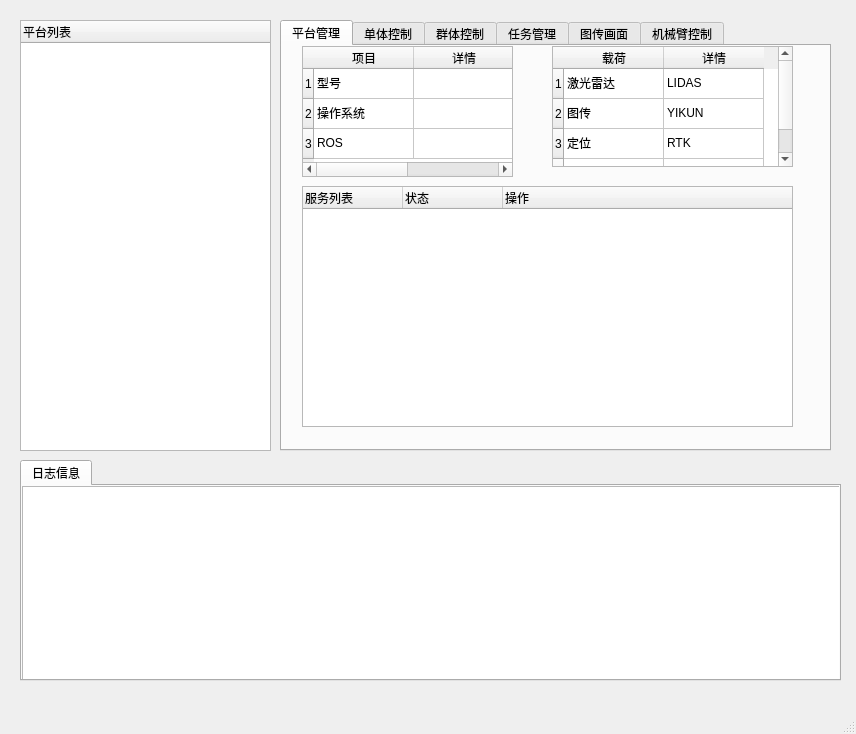
<?xml version="1.0" encoding="UTF-8"?>
<ui version="4.0">
 <class>MainWindow</class>
 <widget class="QMainWindow" name="MainWindow">
  <property name="geometry">
   <rect>
    <x>0</x>
    <y>0</y>
    <width>856</width>
    <height>734</height>
   </rect>
  </property>
  <property name="windowTitle">
   <string>MainWindow</string>
  </property>
  <widget class="QWidget" name="centralwidget">
   <widget class="QTreeWidget" name="robotlistTreeWidget">
    <property name="geometry">
     <rect>
      <x>20</x>
      <y>20</y>
      <width>251</width>
      <height>431</height>
     </rect>
    </property>
    <column>
     <property name="text">
      <string>平台列表</string>
     </property>
    </column>
   </widget>
   <widget class="QTabWidget" name="tabWidget">
    <property name="geometry">
     <rect>
      <x>280</x>
      <y>20</y>
      <width>551</width>
      <height>431</height>
     </rect>
    </property>
    <property name="currentIndex">
     <number>0</number>
    </property>
    <widget class="QWidget" name="platform">
     <attribute name="title">
      <string>平台管理</string>
     </attribute>
     <widget class="QTreeWidget" name="serviceTreeWidget">
      <property name="geometry">
       <rect>
        <x>20</x>
        <y>140</y>
        <width>491</width>
        <height>241</height>
       </rect>
      </property>
      <property name="sizePolicy">
       <sizepolicy hsizetype="Expanding" vsizetype="Expanding">
        <horstretch>0</horstretch>
        <verstretch>0</verstretch>
       </sizepolicy>
      </property>
      <property name="lineWidth">
       <number>1</number>
      </property>
      <column>
       <property name="text">
        <string>服务列表                                                              </string>
       </property>
      </column>
      <column>
       <property name="text">
        <string>状态</string>
       </property>
      </column>
      <column>
       <property name="text">
        <string>操作</string>
       </property>
      </column>
     </widget>
     <widget class="QTableWidget" name="configTableWidget">
      <property name="geometry">
       <rect>
        <x>20</x>
        <y>0</y>
        <width>211</width>
        <height>131</height>
       </rect>
      </property>
      <row>
       <property name="text">
        <string>1</string>
       </property>
      </row>
      <row>
       <property name="text">
        <string>2</string>
       </property>
      </row>
      <row>
       <property name="text">
        <string>3</string>
       </property>
      </row>
      <column>
       <property name="text">
        <string>项目</string>
       </property>
      </column>
      <column>
       <property name="text">
        <string>详情</string>
       </property>
      </column>
      <item row="0" column="0">
       <property name="text">
        <string>型号</string>
       </property>
      </item>
      <item row="0" column="1">
       <property name="text">
        <string/>
       </property>
      </item>
      <item row="1" column="0">
       <property name="text">
        <string>操作系统</string>
       </property>
      </item>
      <item row="1" column="1">
       <property name="text">
        <string/>
       </property>
      </item>
      <item row="2" column="0">
       <property name="text">
        <string>ROS</string>
       </property>
      </item>
      <item row="2" column="1">
       <property name="text">
        <string/>
       </property>
      </item>
     </widget>
     <widget class="QTableWidget" name="senserTableWidget">
      <property name="geometry">
       <rect>
        <x>270</x>
        <y>0</y>
        <width>241</width>
        <height>121</height>
       </rect>
      </property>
      <row>
       <property name="text">
        <string>1</string>
       </property>
      </row>
      <row>
       <property name="text">
        <string>2</string>
       </property>
      </row>
      <row>
       <property name="text">
        <string>3</string>
       </property>
      </row>
      <row>
       <property name="text">
        <string>4</string>
       </property>
      </row>
      <column>
       <property name="text">
        <string>载荷</string>
       </property>
      </column>
      <column>
       <property name="text">
        <string>详情</string>
       </property>
      </column>
      <item row="0" column="0">
       <property name="text">
        <string>激光雷达</string>
       </property>
      </item>
      <item row="0" column="1">
       <property name="text">
        <string>LIDAS</string>
       </property>
      </item>
      <item row="1" column="0">
       <property name="text">
        <string>图传</string>
       </property>
      </item>
      <item row="1" column="1">
       <property name="text">
        <string>YIKUN</string>
       </property>
      </item>
      <item row="2" column="0">
       <property name="text">
        <string>定位</string>
       </property>
      </item>
      <item row="2" column="1">
       <property name="text">
        <string>RTK</string>
       </property>
      </item>
     </widget>
    </widget>
    <widget class="QWidget" name="mission">
     <attribute name="title">
      <string>单体控制</string>
     </attribute>
     <widget class="QLabel" name="selectedRobotNmae">
      <property name="geometry">
       <rect>
        <x>10</x>
        <y>20</y>
        <width>111</width>
        <height>31</height>
       </rect>
      </property>
      <property name="font">
       <font>
        <pointsize>14</pointsize>
        <italic>true</italic>
       </font>
      </property>
      <property name="text">
       <string>选择设备名：</string>
      </property>
     </widget>
     <widget class="QLineEdit" name="robotnamelineEdit">
      <property name="geometry">
       <rect>
        <x>120</x>
        <y>20</y>
        <width>231</width>
        <height>31</height>
       </rect>
      </property>
      <property name="text">
       <string>Bulldog</string>
      </property>
      <property name="maxLength">
       <number>32761</number>
      </property>
      <property name="readOnly">
       <bool>false</bool>
      </property>
     </widget>
     <widget class="QPushButton" name="okButton">
      <property name="geometry">
       <rect>
        <x>120</x>
        <y>50</y>
        <width>101</width>
        <height>31</height>
       </rect>
      </property>
      <property name="text">
       <string>确认控制</string>
      </property>
     </widget>
     <widget class="QPushButton" name="cancelcontrolButton">
      <property name="geometry">
       <rect>
        <x>250</x>
        <y>50</y>
        <width>101</width>
        <height>31</height>
       </rect>
      </property>
      <property name="text">
       <string>取消控制</string>
      </property>
     </widget>
     <widget class="QPushButton" name="frontButton">
      <property name="geometry">
       <rect>
        <x>140</x>
        <y>130</y>
        <width>71</width>
        <height>61</height>
       </rect>
      </property>
      <property name="text">
       <string>前进</string>
      </property>
     </widget>
     <widget class="QPushButton" name="rightButton">
      <property name="geometry">
       <rect>
        <x>210</x>
        <y>190</y>
        <width>71</width>
        <height>61</height>
       </rect>
      </property>
      <property name="text">
       <string>右转</string>
      </property>
     </widget>
     <widget class="QPushButton" name="backButton">
      <property name="geometry">
       <rect>
        <x>140</x>
        <y>250</y>
        <width>71</width>
        <height>61</height>
       </rect>
      </property>
      <property name="text">
       <string>后退</string>
      </property>
     </widget>
     <widget class="QPushButton" name="leftButton">
      <property name="geometry">
       <rect>
        <x>70</x>
        <y>190</y>
        <width>71</width>
        <height>61</height>
       </rect>
      </property>
      <property name="text">
       <string>左转</string>
      </property>
     </widget>
     <widget class="QSlider" name="linearverticalSlider">
      <property name="geometry">
       <rect>
        <x>350</x>
        <y>120</y>
        <width>51</width>
        <height>221</height>
       </rect>
      </property>
      <property name="maximum">
       <number>70</number>
      </property>
      <property name="singleStep">
       <number>5</number>
      </property>
      <property name="sliderPosition">
       <number>30</number>
      </property>
      <property name="orientation">
       <enum>Qt::Vertical</enum>
      </property>
      <property name="tickPosition">
       <enum>QSlider::TicksBothSides</enum>
      </property>
      <property name="tickInterval">
       <number>2</number>
      </property>
     </widget>
     <widget class="QPushButton" name="linearplusButton">
      <property name="geometry">
       <rect>
        <x>320</x>
        <y>120</y>
        <width>31</width>
        <height>27</height>
       </rect>
      </property>
      <property name="text">
       <string>+</string>
      </property>
     </widget>
     <widget class="QPushButton" name="linearsubButton">
      <property name="geometry">
       <rect>
        <x>320</x>
        <y>310</y>
        <width>31</width>
        <height>27</height>
       </rect>
      </property>
      <property name="text">
       <string>-</string>
      </property>
     </widget>
     <widget class="QLabel" name="linarvelocitylabel">
      <property name="geometry">
       <rect>
        <x>350</x>
        <y>90</y>
        <width>67</width>
        <height>31</height>
       </rect>
      </property>
      <property name="text">
       <string>线速度</string>
      </property>
     </widget>
     <widget class="QLabel" name="linearshowlabel">
      <property name="geometry">
       <rect>
        <x>350</x>
        <y>350</y>
        <width>61</width>
        <height>31</height>
       </rect>
      </property>
      <property name="text">
       <string>１m/s</string>
      </property>
     </widget>
     <widget class="QLabel" name="angularlabel">
      <property name="geometry">
       <rect>
        <x>470</x>
        <y>90</y>
        <width>67</width>
        <height>31</height>
       </rect>
      </property>
      <property name="text">
       <string>角速度</string>
      </property>
     </widget>
     <widget class="QLabel" name="angularshowlabel">
      <property name="geometry">
       <rect>
        <x>460</x>
        <y>350</y>
        <width>71</width>
        <height>31</height>
       </rect>
      </property>
      <property name="text">
       <string>１rad/s</string>
      </property>
     </widget>
     <widget class="QPushButton" name="angularsubButton">
      <property name="geometry">
       <rect>
        <x>440</x>
        <y>310</y>
        <width>31</width>
        <height>27</height>
       </rect>
      </property>
      <property name="text">
       <string>-</string>
      </property>
     </widget>
     <widget class="QSlider" name="angularverticalSlider">
      <property name="geometry">
       <rect>
        <x>470</x>
        <y>120</y>
        <width>51</width>
        <height>221</height>
       </rect>
      </property>
      <property name="maximum">
       <number>70</number>
      </property>
      <property name="singleStep">
       <number>5</number>
      </property>
      <property name="sliderPosition">
       <number>30</number>
      </property>
      <property name="orientation">
       <enum>Qt::Vertical</enum>
      </property>
      <property name="tickPosition">
       <enum>QSlider::TicksBothSides</enum>
      </property>
      <property name="tickInterval">
       <number>2</number>
      </property>
     </widget>
     <widget class="QPushButton" name="angularplusButton">
      <property name="geometry">
       <rect>
        <x>440</x>
        <y>120</y>
        <width>31</width>
        <height>27</height>
       </rect>
      </property>
      <property name="text">
       <string>+</string>
      </property>
     </widget>
    </widget>
    <widget class="QWidget" name="tab">
     <attribute name="title">
      <string>群体控制</string>
     </attribute>
     <widget class="QLabel" name="label">
      <property name="geometry">
       <rect>
        <x>10</x>
        <y>10</y>
        <width>81</width>
        <height>61</height>
       </rect>
      </property>
      <property name="font">
       <font>
        <pointsize>14</pointsize>
       </font>
      </property>
      <property name="text">
       <string>设备列表</string>
      </property>
     </widget>
     <widget class="QPlainTextEdit" name="multirobotplainTextEdit">
      <property name="geometry">
       <rect>
        <x>100</x>
        <y>10</y>
        <width>391</width>
        <height>81</height>
       </rect>
      </property>
     </widget>
     <widget class="QPushButton" name="frontmultirobotButton">
      <property name="geometry">
       <rect>
        <x>240</x>
        <y>180</y>
        <width>71</width>
        <height>61</height>
       </rect>
      </property>
      <property name="text">
       <string>前进</string>
      </property>
     </widget>
     <widget class="QPushButton" name="rightmultirobotButton">
      <property name="geometry">
       <rect>
        <x>310</x>
        <y>240</y>
        <width>71</width>
        <height>61</height>
       </rect>
      </property>
      <property name="text">
       <string>右转</string>
      </property>
     </widget>
     <widget class="QPushButton" name="backmultirobotButton">
      <property name="geometry">
       <rect>
        <x>240</x>
        <y>300</y>
        <width>71</width>
        <height>61</height>
       </rect>
      </property>
      <property name="text">
       <string>后退</string>
      </property>
     </widget>
     <widget class="QPushButton" name="leftmultirobotButton">
      <property name="geometry">
       <rect>
        <x>170</x>
        <y>240</y>
        <width>71</width>
        <height>61</height>
       </rect>
      </property>
      <property name="text">
       <string>左转</string>
      </property>
     </widget>
     <widget class="QPushButton" name="linearmultirobotsubButton">
      <property name="geometry">
       <rect>
        <x>30</x>
        <y>330</y>
        <width>31</width>
        <height>27</height>
       </rect>
      </property>
      <property name="text">
       <string>-</string>
      </property>
     </widget>
     <widget class="QPushButton" name="linearmultirobotplusButton">
      <property name="geometry">
       <rect>
        <x>30</x>
        <y>140</y>
        <width>31</width>
        <height>27</height>
       </rect>
      </property>
      <property name="text">
       <string>+</string>
      </property>
     </widget>
     <widget class="QSlider" name="linearmultirobotverticalSlider">
      <property name="geometry">
       <rect>
        <x>60</x>
        <y>140</y>
        <width>51</width>
        <height>221</height>
       </rect>
      </property>
      <property name="maximum">
       <number>70</number>
      </property>
      <property name="singleStep">
       <number>5</number>
      </property>
      <property name="sliderPosition">
       <number>30</number>
      </property>
      <property name="orientation">
       <enum>Qt::Vertical</enum>
      </property>
      <property name="tickPosition">
       <enum>QSlider::TicksBothSides</enum>
      </property>
      <property name="tickInterval">
       <number>2</number>
      </property>
     </widget>
     <widget class="QLabel" name="linarmultirobotvelocitylabel">
      <property name="geometry">
       <rect>
        <x>60</x>
        <y>110</y>
        <width>67</width>
        <height>31</height>
       </rect>
      </property>
      <property name="text">
       <string>线速度</string>
      </property>
     </widget>
     <widget class="QLabel" name="linearmultirobotshowlabel">
      <property name="geometry">
       <rect>
        <x>60</x>
        <y>370</y>
        <width>61</width>
        <height>31</height>
       </rect>
      </property>
      <property name="text">
       <string>１m/s</string>
      </property>
     </widget>
     <widget class="QLabel" name="angularmultirobotshowlabel">
      <property name="geometry">
       <rect>
        <x>470</x>
        <y>370</y>
        <width>81</width>
        <height>31</height>
       </rect>
      </property>
      <property name="text">
       <string>１rad/s</string>
      </property>
     </widget>
     <widget class="QPushButton" name="angularmultirobotplusButton">
      <property name="geometry">
       <rect>
        <x>440</x>
        <y>140</y>
        <width>31</width>
        <height>27</height>
       </rect>
      </property>
      <property name="text">
       <string>+</string>
      </property>
     </widget>
     <widget class="QLabel" name="angularmultirobotlabel">
      <property name="geometry">
       <rect>
        <x>470</x>
        <y>110</y>
        <width>67</width>
        <height>31</height>
       </rect>
      </property>
      <property name="text">
       <string>角速度</string>
      </property>
     </widget>
     <widget class="QPushButton" name="angularmultirobotsubButton">
      <property name="geometry">
       <rect>
        <x>440</x>
        <y>330</y>
        <width>31</width>
        <height>27</height>
       </rect>
      </property>
      <property name="text">
       <string>-</string>
      </property>
     </widget>
     <widget class="QSlider" name="angularmultirobotverticalSlider">
      <property name="geometry">
       <rect>
        <x>470</x>
        <y>140</y>
        <width>51</width>
        <height>221</height>
       </rect>
      </property>
      <property name="maximum">
       <number>70</number>
      </property>
      <property name="singleStep">
       <number>5</number>
      </property>
      <property name="sliderPosition">
       <number>30</number>
      </property>
      <property name="orientation">
       <enum>Qt::Vertical</enum>
      </property>
      <property name="tickPosition">
       <enum>QSlider::TicksBothSides</enum>
      </property>
      <property name="tickInterval">
       <number>2</number>
      </property>
     </widget>
     <widget class="QPushButton" name="multirobotcancelcontrolButton">
      <property name="geometry">
       <rect>
        <x>300</x>
        <y>120</y>
        <width>101</width>
        <height>31</height>
       </rect>
      </property>
      <property name="text">
       <string>取消控制</string>
      </property>
     </widget>
     <widget class="QPushButton" name="multirobotokButton">
      <property name="geometry">
       <rect>
        <x>170</x>
        <y>120</y>
        <width>101</width>
        <height>31</height>
       </rect>
      </property>
      <property name="text">
       <string>确认控制</string>
      </property>
     </widget>
     <widget class="Line" name="line">
      <property name="geometry">
       <rect>
        <x>20</x>
        <y>89</y>
        <width>501</width>
        <height>31</height>
       </rect>
      </property>
      <property name="font">
       <font>
        <pointsize>11</pointsize>
       </font>
      </property>
      <property name="orientation">
       <enum>Qt::Horizontal</enum>
      </property>
     </widget>
    </widget>
    <widget class="QWidget" name="mutileControl">
     <attribute name="title">
      <string>任务管理</string>
     </attribute>
     <widget class="QGroupBox" name="groupBox3_2">
      <property name="geometry">
       <rect>
        <x>40</x>
        <y>230</y>
        <width>471</width>
        <height>91</height>
       </rect>
      </property>
      <property name="title">
       <string/>
      </property>
      <widget class="QLabel" name="label_7">
       <property name="geometry">
        <rect>
         <x>10</x>
         <y>20</y>
         <width>54</width>
         <height>12</height>
        </rect>
       </property>
       <property name="text">
        <string>空：</string>
       </property>
      </widget>
      <widget class="QLabel" name="label_8">
       <property name="geometry">
        <rect>
         <x>10</x>
         <y>50</y>
         <width>54</width>
         <height>12</height>
        </rect>
       </property>
       <property name="text">
        <string>地：</string>
       </property>
      </widget>
      <widget class="QLineEdit" name="ugvLineEdit_2">
       <property name="geometry">
        <rect>
         <x>40</x>
         <y>40</y>
         <width>113</width>
         <height>20</height>
        </rect>
       </property>
       <property name="text">
        <string>Bulldog</string>
       </property>
      </widget>
      <widget class="QLineEdit" name="uavLineEdit_2">
       <property name="geometry">
        <rect>
         <x>40</x>
         <y>10</y>
         <width>111</width>
         <height>20</height>
        </rect>
       </property>
       <property name="text">
        <string>M210</string>
       </property>
      </widget>
      <widget class="QLineEdit" name="lineEdit_8">
       <property name="geometry">
        <rect>
         <x>40</x>
         <y>10</y>
         <width>113</width>
         <height>20</height>
        </rect>
       </property>
       <property name="text">
        <string>M210</string>
       </property>
      </widget>
      <widget class="QPushButton" name="collaborationControlButton_2">
       <property name="geometry">
        <rect>
         <x>340</x>
         <y>40</y>
         <width>75</width>
         <height>23</height>
        </rect>
       </property>
       <property name="text">
        <string>控制</string>
       </property>
      </widget>
      <widget class="QPushButton" name="collaborationOkButton_2">
       <property name="geometry">
        <rect>
         <x>220</x>
         <y>40</y>
         <width>75</width>
         <height>23</height>
        </rect>
       </property>
       <property name="text">
        <string>确定</string>
       </property>
      </widget>
     </widget>
     <widget class="QGroupBox" name="groupBox2_2">
      <property name="geometry">
       <rect>
        <x>40</x>
        <y>90</y>
        <width>471</width>
        <height>91</height>
       </rect>
      </property>
      <property name="title">
       <string/>
      </property>
      <widget class="QLabel" name="label_9">
       <property name="geometry">
        <rect>
         <x>10</x>
         <y>20</y>
         <width>21</width>
         <height>21</height>
        </rect>
       </property>
       <property name="text">
        <string>主：</string>
       </property>
      </widget>
      <widget class="QLineEdit" name="mainRobotLineEdit_2">
       <property name="geometry">
        <rect>
         <x>50</x>
         <y>20</y>
         <width>113</width>
         <height>20</height>
        </rect>
       </property>
       <property name="text">
        <string>Bulldog</string>
       </property>
      </widget>
      <widget class="QLabel" name="label_10">
       <property name="geometry">
        <rect>
         <x>190</x>
         <y>20</y>
         <width>21</width>
         <height>16</height>
        </rect>
       </property>
       <property name="text">
        <string>从：</string>
       </property>
      </widget>
      <widget class="QLineEdit" name="slaveRobotLineEdit_2">
       <property name="geometry">
        <rect>
         <x>222</x>
         <y>20</y>
         <width>191</width>
         <height>20</height>
        </rect>
       </property>
       <property name="text">
        <string>TB-1、TB-2</string>
       </property>
      </widget>
      <widget class="QLabel" name="label_11">
       <property name="geometry">
        <rect>
         <x>10</x>
         <y>50</y>
         <width>41</width>
         <height>16</height>
        </rect>
       </property>
       <property name="text">
        <string>队形：</string>
       </property>
      </widget>
      <widget class="QComboBox" name="formationComboBox_2">
       <property name="geometry">
        <rect>
         <x>50</x>
         <y>50</y>
         <width>131</width>
         <height>22</height>
        </rect>
       </property>
       <item>
        <property name="text">
         <string>纵队突击</string>
        </property>
       </item>
       <item>
        <property name="text">
         <string>箭头队形</string>
        </property>
       </item>
      </widget>
      <widget class="QPushButton" name="formationOkButton_2">
       <property name="geometry">
        <rect>
         <x>220</x>
         <y>50</y>
         <width>75</width>
         <height>23</height>
        </rect>
       </property>
       <property name="text">
        <string>确定</string>
       </property>
      </widget>
      <widget class="QPushButton" name="formationControlButton_2">
       <property name="geometry">
        <rect>
         <x>340</x>
         <y>50</y>
         <width>75</width>
         <height>23</height>
        </rect>
       </property>
       <property name="text">
        <string>控制</string>
       </property>
      </widget>
     </widget>
     <widget class="QRadioButton" name="formationRadioButton_2">
      <property name="geometry">
       <rect>
        <x>40</x>
        <y>70</y>
        <width>89</width>
        <height>16</height>
       </rect>
      </property>
      <property name="text">
       <string>编队控制</string>
      </property>
     </widget>
     <widget class="QRadioButton" name="collaborationRadioButton_2">
      <property name="geometry">
       <rect>
        <x>40</x>
        <y>210</y>
        <width>89</width>
        <height>16</height>
       </rect>
      </property>
      <property name="text">
       <string>空地协同</string>
      </property>
     </widget>
    </widget>
    <widget class="QWidget" name="showimageTab">
     <attribute name="title">
      <string>图传画面</string>
     </attribute>
     <widget class="QLabel" name="showimagelabel">
      <property name="geometry">
       <rect>
        <x>30</x>
        <y>20</y>
        <width>501</width>
        <height>311</height>
       </rect>
      </property>
      <property name="text">
       <string/>
      </property>
     </widget>
     <widget class="QPushButton" name="pushButton">
      <property name="geometry">
       <rect>
        <x>300</x>
        <y>360</y>
        <width>181</width>
        <height>31</height>
       </rect>
      </property>
      <property name="text">
       <string>画面显示</string>
      </property>
     </widget>
     <widget class="QPushButton" name="pointcloudButton">
      <property name="geometry">
       <rect>
        <x>50</x>
        <y>360</y>
        <width>181</width>
        <height>31</height>
       </rect>
      </property>
      <property name="text">
       <string>点云显示</string>
      </property>
     </widget>
    </widget>
    <widget class="QWidget" name="tab_2">
     <attribute name="title">
      <string>机械臂控制</string>
     </attribute>
     <widget class="QLabel" name="aubolabel">
      <property name="geometry">
       <rect>
        <x>30</x>
        <y>30</y>
        <width>221</width>
        <height>321</height>
       </rect>
      </property>
      <property name="text">
       <string/>
      </property>
     </widget>
     <widget class="QPushButton" name="basepushButton">
      <property name="geometry">
       <rect>
        <x>300</x>
        <y>80</y>
        <width>99</width>
        <height>41</height>
       </rect>
      </property>
      <property name="text">
       <string>基座/base</string>
      </property>
     </widget>
     <widget class="QPushButton" name="shouderpushButton">
      <property name="geometry">
       <rect>
        <x>300</x>
        <y>200</y>
        <width>99</width>
        <height>41</height>
       </rect>
      </property>
      <property name="text">
       <string>肩部/shoulder</string>
      </property>
     </widget>
     <widget class="QPushButton" name="elbowpushButton">
      <property name="geometry">
       <rect>
        <x>300</x>
        <y>140</y>
        <width>99</width>
        <height>41</height>
       </rect>
      </property>
      <property name="text">
       <string>肘部/Elbow</string>
      </property>
     </widget>
     <widget class="QPushButton" name="wrist1pushButton">
      <property name="geometry">
       <rect>
        <x>430</x>
        <y>80</y>
        <width>99</width>
        <height>41</height>
       </rect>
      </property>
      <property name="text">
       <string>腕部/Wrist1</string>
      </property>
     </widget>
     <widget class="QPushButton" name="wrist2pushButton">
      <property name="geometry">
       <rect>
        <x>430</x>
        <y>140</y>
        <width>99</width>
        <height>41</height>
       </rect>
      </property>
      <property name="text">
       <string>腕部/Wrist2</string>
      </property>
     </widget>
     <widget class="QPushButton" name="wrist3pushButton">
      <property name="geometry">
       <rect>
        <x>430</x>
        <y>200</y>
        <width>99</width>
        <height>41</height>
       </rect>
      </property>
      <property name="text">
       <string>腕部/Wrist3</string>
      </property>
     </widget>
     <widget class="QLabel" name="label_3">
      <property name="geometry">
       <rect>
        <x>300</x>
        <y>10</y>
        <width>71</width>
        <height>16</height>
       </rect>
      </property>
      <property name="font">
       <font>
        <pointsize>12</pointsize>
       </font>
      </property>
      <property name="text">
       <string>运动范围：</string>
      </property>
     </widget>
     <widget class="QLineEdit" name="translineEdit">
      <property name="geometry">
       <rect>
        <x>380</x>
        <y>10</y>
        <width>161</width>
        <height>27</height>
       </rect>
      </property>
     </widget>
     <widget class="QLabel" name="label_4">
      <property name="geometry">
       <rect>
        <x>300</x>
        <y>50</y>
        <width>71</width>
        <height>17</height>
       </rect>
      </property>
      <property name="font">
       <font>
        <pointsize>12</pointsize>
       </font>
      </property>
      <property name="text">
       <string>最大速度：</string>
      </property>
     </widget>
     <widget class="QLineEdit" name="maxspeedlineEdit">
      <property name="geometry">
       <rect>
        <x>380</x>
        <y>40</y>
        <width>161</width>
        <height>27</height>
       </rect>
      </property>
     </widget>
     <widget class="QPushButton" name="aubopluspushButton">
      <property name="geometry">
       <rect>
        <x>330</x>
        <y>250</y>
        <width>71</width>
        <height>61</height>
       </rect>
      </property>
      <property name="font">
       <font>
        <pointsize>23</pointsize>
        <weight>75</weight>
        <bold>true</bold>
       </font>
      </property>
      <property name="text">
       <string>＋</string>
      </property>
     </widget>
     <widget class="QPushButton" name="aubosubpushButton">
      <property name="geometry">
       <rect>
        <x>430</x>
        <y>250</y>
        <width>71</width>
        <height>61</height>
       </rect>
      </property>
      <property name="font">
       <font>
        <pointsize>23</pointsize>
        <weight>75</weight>
        <bold>true</bold>
       </font>
      </property>
      <property name="text">
       <string>－</string>
      </property>
     </widget>
     <widget class="QLineEdit" name="currentangularlineEdit">
      <property name="geometry">
       <rect>
        <x>380</x>
        <y>340</y>
        <width>161</width>
        <height>27</height>
       </rect>
      </property>
     </widget>
     <widget class="QLabel" name="label_20">
      <property name="geometry">
       <rect>
        <x>300</x>
        <y>340</y>
        <width>71</width>
        <height>16</height>
       </rect>
      </property>
      <property name="font">
       <font>
        <pointsize>12</pointsize>
       </font>
      </property>
      <property name="text">
       <string>当前角度：</string>
      </property>
     </widget>
    </widget>
   </widget>
   <widget class="QTabWidget" name="logtabWidget">
    <property name="geometry">
     <rect>
      <x>20</x>
      <y>460</y>
      <width>821</width>
      <height>221</height>
     </rect>
    </property>
    <property name="currentIndex">
     <number>0</number>
    </property>
    <widget class="QWidget" name="logshowTabwidget">
     <attribute name="title">
      <string>日志信息</string>
     </attribute>
     <widget class="QTextEdit" name="logtextEdit">
      <property name="geometry">
       <rect>
        <x>0</x>
        <y>0</y>
        <width>821</width>
        <height>211</height>
       </rect>
      </property>
     </widget>
    </widget>
   </widget>
   <zorder>tabWidget</zorder>
   <zorder>robotlistTreeWidget</zorder>
   <zorder>logtabWidget</zorder>
  </widget>
  <widget class="QMenuBar" name="menubar">
   <property name="geometry">
    <rect>
     <x>0</x>
     <y>0</y>
     <width>856</width>
     <height>31</height>
    </rect>
   </property>
  </widget>
  <widget class="QStatusBar" name="statusbar"/>
 </widget>
 <resources/>
 <connections/>
</ui>
